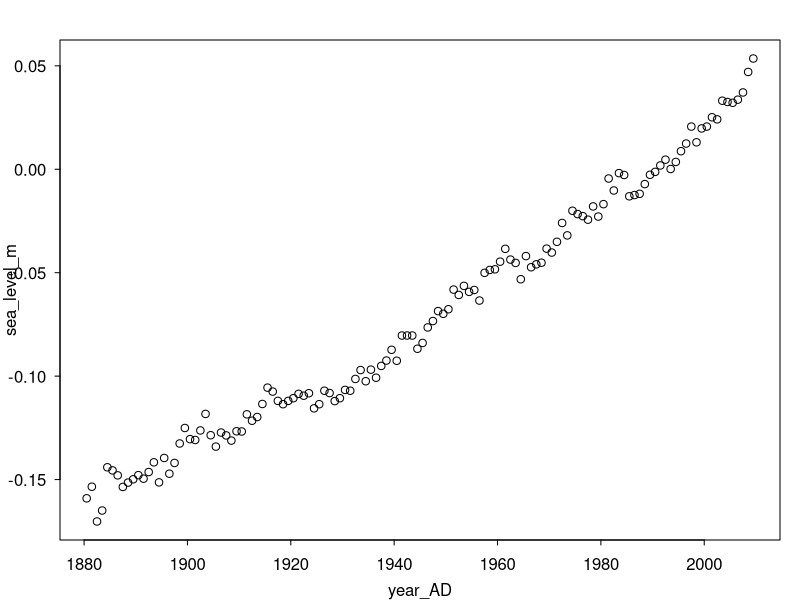
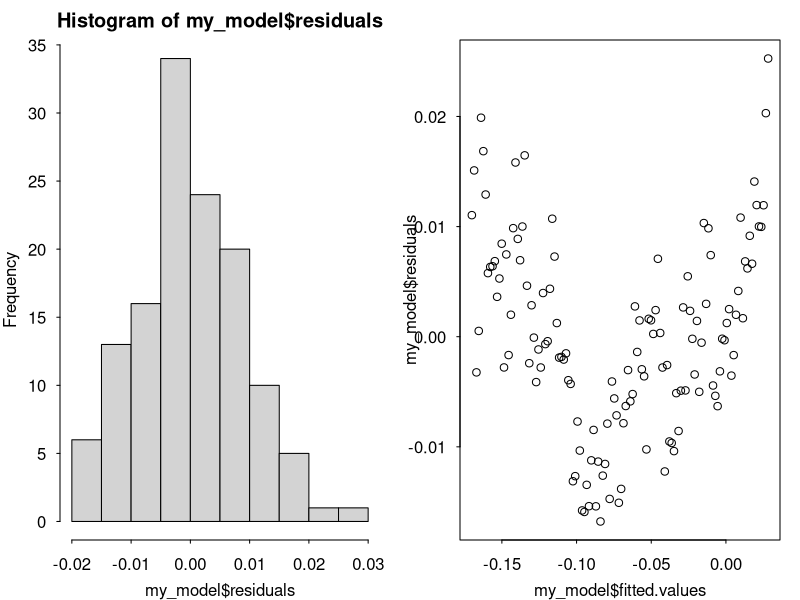
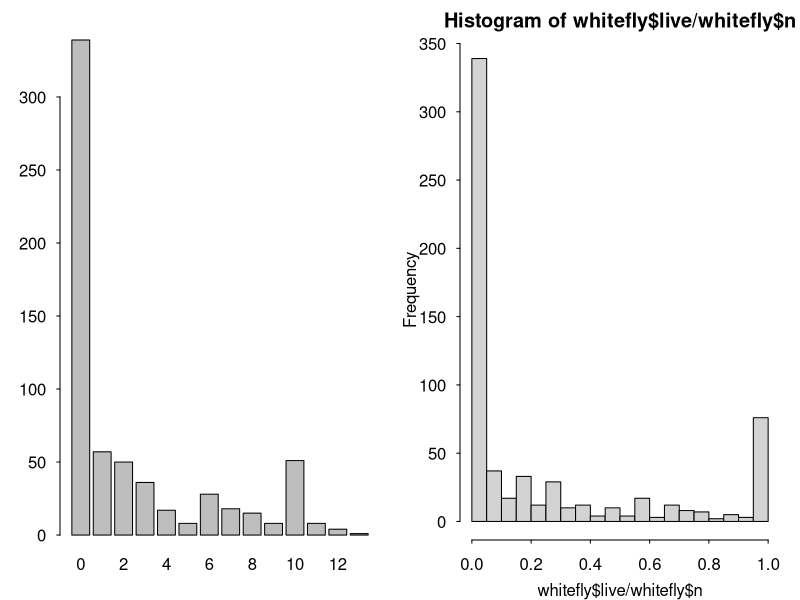
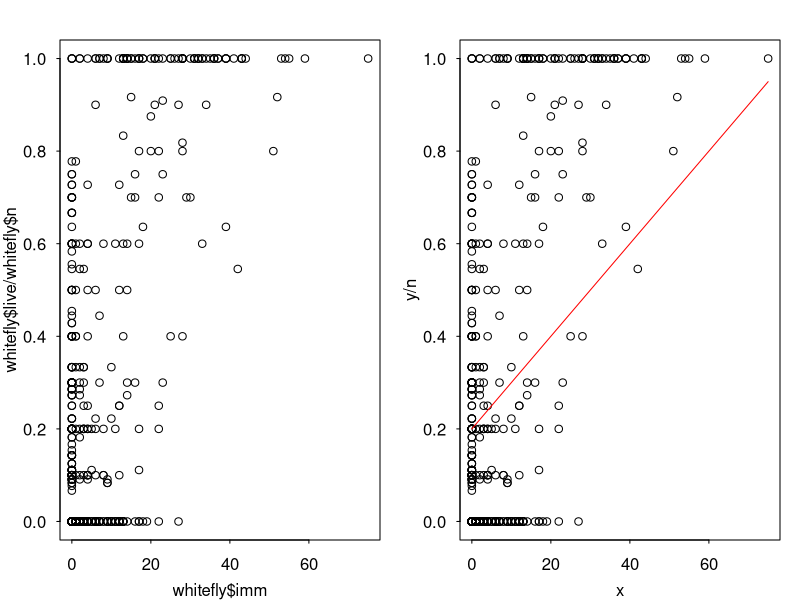
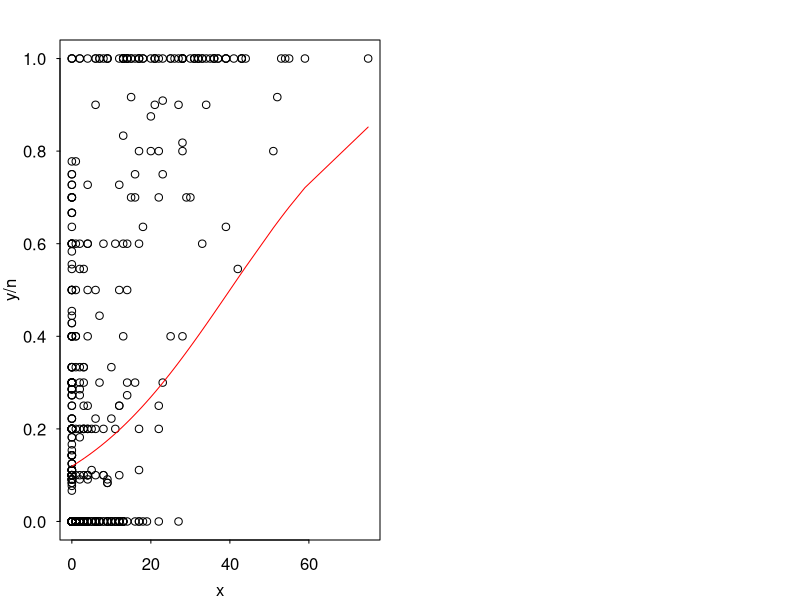

R code for these plots, in order:
## ---- chunk 1
knitr::opts_chunk$set(dev = 'pdf')
options(width = 40)
par(mar=c(3,3,2,1), mgp=c(2,.7,0), tck=-.01,las=1)
# setwd("~/GitHub/ecots/slides/day_1")
# pkgs = c('R2jags','rjags', 'lubridate', 'tidyverse','forecast', 'rstan')
# lapply(pkgs, library, character.only = TRUE)
## ---- chunk 2
sl = read.csv('../data/tide_gauge.csv')
with(sl, plot(year_AD, sea_level_m))
## ---- chunk 3
alpha = 2
beta = 1.5
sigma = 0.6
y = sl$sea_level_m
x = sl$year_AD
sum(dnorm(y, mean = alpha + beta*x, sd = sigma, 
          log = TRUE))
## ---- chunk 4
summary(lm(y ~ x))
## ---- chunk 5
alpha = coefficients(lm(y ~ x))[1]
beta = coefficients(lm(y ~ x))[2]
sigma = summary(lm(y ~ x))$sigma
sum(dnorm(y, mean = alpha + beta*x, sd = sigma, 
          log = TRUE))
## ---- chunk 6
my_model = lm(y ~ x)
predict(my_model, newdata = data.frame(x = 2050))
## ---- chunk 7
par(mfrow=c(1, 2))
hist(my_model$residuals)
plot(my_model$fitted.values, my_model$residuals)
## ---- chunk 8
whitefly = read.csv('../data/whitefly.csv')
head(whitefly, 4)
## ---- chunk 9
barplot(table(whitefly$live))
## ---- chunk 10
hist(whitefly$live/whitefly$n, breaks = 30)
## ---- chunk 11
plot(whitefly$imm, whitefly$live/whitefly$n)
## ---- chunk 12
y = whitefly$live
n = whitefly$n
x = whitefly$imm
alpha = 0.5
beta = 0.0001
sum(dbinom(y, n, alpha + beta * x, log = TRUE))
## ---- chunk 13
alpha = 0.2
beta = 0.01
sum(dbinom(y, n, alpha + beta * x, log = TRUE))
## ---- chunk 14
plot(x, y/n)
lines(x, alpha + beta * x, col = 'red')
## ---- chunk 15
p = exp(alpha + beta * x) / (exp(alpha + beta * x) + 1)
sum(dbinom(y, n, p, log = TRUE))
## ---- chunk 16
library(boot)
sum(dbinom(y, n, inv.logit(alpha + beta * x), log = TRUE))
## ---- chunk 17
alpha = -2
beta = 0.05
o = order(x)
plot(x, y/n)
lines(x[o], inv.logit(alpha + beta * x[o]), col = 'red')
## ---- chunk 18
glm(cbind(y, n) ~ x, family = binomial(link = logit))
## ---- chunk 19
glm(y ~ x, family = poisson(link = log))
